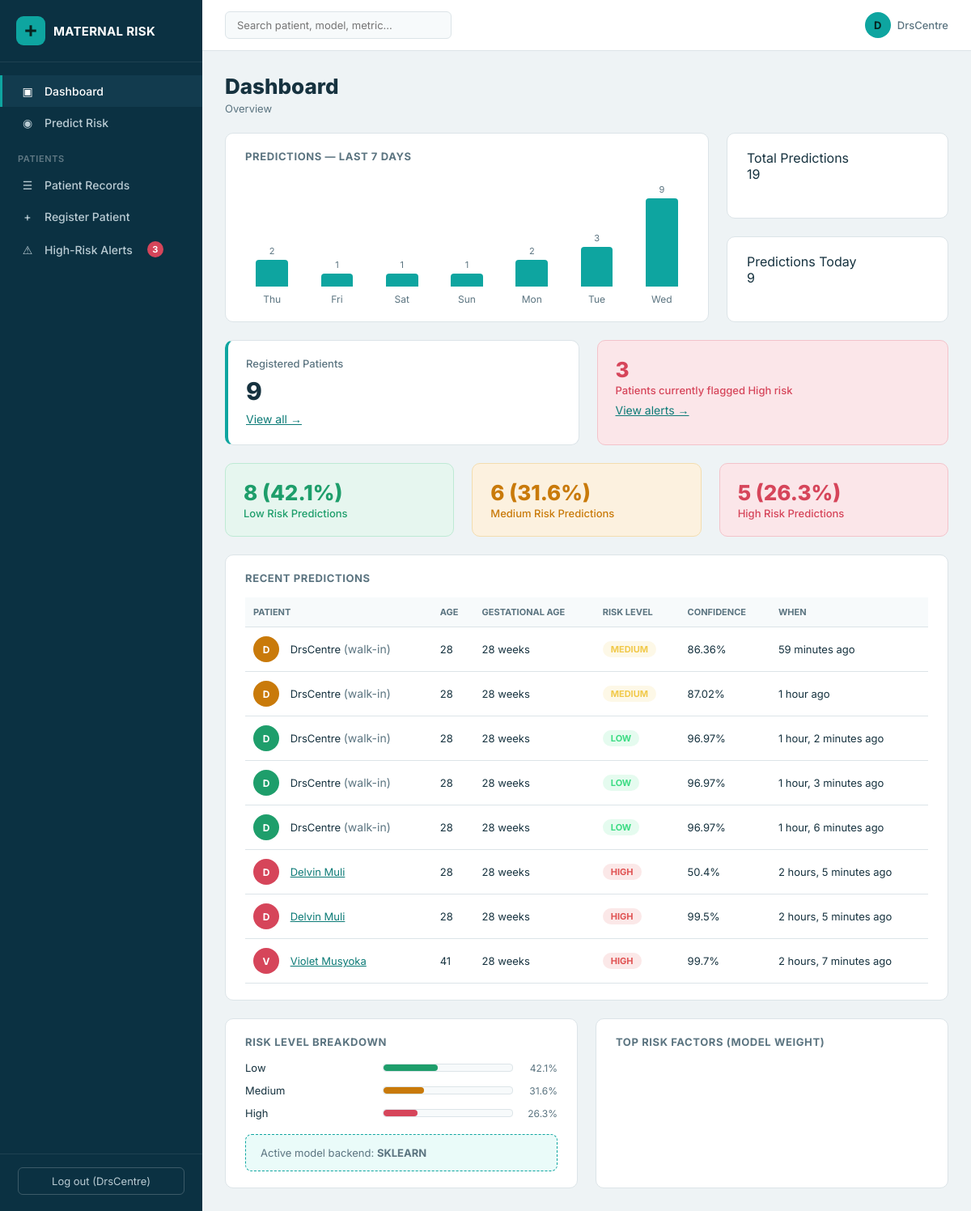
The app's page /dashboard/ (signed in) with its own data.
### risk_app/models.py (models this page shows, shortened)
class PredictionRecord(models.Model):
    RISK_CHOICES = [("Low", "Low"), ("Medium", "Medium"), ("High", "High")]
    created_at = models.DateTimeField(auto_now_add=True)
    user = models.ForeignKey(settings.AUTH_USER_MODEL, null=True, blank=True, on_delete=models.SET_NULL)
    patient = models.ForeignKey(
        Patient, null=True, blank=True, on_delete=models.SET_NULL, related_name="predictions"
    )
    age = models.IntegerField()
    gestational_age_weeks = models.IntegerField()
    eclampsia_severity = models.CharField(max_length=30)
    haemorrhage_severity = models.CharField(max_length=30)
    risk_level = models.CharField(max_length=10, choices=RISK_CHOICES)
    prob_low = models.FloatField()
    prob_medium = models.FloatField()
    prob_high = models.FloatField()
    model_backend = models.CharField(max_length=20, default="sklearn")
    class Meta:
        ordering = ["-created_at"]

class Patient(models.Model):
    patient_id = models.CharField(max_length=20, unique=True, editable=False)
    full_name = models.CharField(max_length=150)
    phone_number = models.CharField(max_length=20, blank=True)
    date_registered = models.DateTimeField(auto_now_add=True)
    registered_by = models.ForeignKey(
        settings.AUTH_USER_MODEL, null=True, blank=True,
        on_delete=models.SET_NULL, related_name="patients_registered",
    )
    class Meta:
        ordering = ["-date_registered"]
    @property
    def latest_prediction(self):
        return self.predictions.order_by("-created_at").first()

### risk_app/views.py (the view)
# urls.py: path("dashboard/", views.dashboard_view, name="dashboard"),
@login_required
def dashboard_view(request):
    records = PredictionRecord.objects.all()
    total = records.count()
    risk_counts = {label: records.filter(risk_level=label).count() for label in ["Low", "Medium", "High"]}
    risk_pcts = {label: round(count / total * 100, 1) if total else 0 for label, count in risk_counts.items()}
    today = timezone.now().date()
    predictions_today = records.filter(created_at__date=today).count()
    day_labels, day_counts = [], []
    for i in range(6, -1, -1):
        day = today - timedelta(days=i)
        day_labels.append(day.strftime("%a"))
        day_counts.append(records.filter(created_at__date=day).count())
    max_day_count = max(day_counts) if max(day_counts, default=0) else 1
    daily_bars = [
        {"label": label, "count": count, "height_pct": round(count / max_day_count * 100) if max_day_count else 0}
        for label, count in zip(day_labels, day_counts)
    ]
    recent = records.select_related("user", "patient")[:8]
    total_patients = Patient.objects.count()
    high_risk_patients = sum(
        1 for pt in Patient.objects.all()
        if pt.latest_prediction and pt.latest_prediction.risk_level == "High"
    )
    context = {
        "model_backend": MODEL_BACKEND,
        "total": total,
        "predictions_today": predictions_today,
        "risk_counts": risk_counts,
        "risk_pcts": risk_pcts,
        "daily_bars": daily_bars,
        "recent": recent,
        "feature_importance": FEATURE_IMPORTANCE_LIST,
        "total_patients": total_patients,
        "high_risk_patients": high_risk_patients,
    }
    return render(request, "risk_app/dashboard.html", context)

### risk_app/context_processors.py (called while the page is built)
def alerts_count(request):
    if not request.user.is_authenticated:
        return {}
    count = 0
    for patient in Patient.objects.all():
        latest = patient.latest_prediction
        if latest and latest.risk_level == "High":
            count += 1
    return {"high_risk_alert_count": count}

### risk_app/templates/risk_app/dashboard.html (shortened to what this page needs)
{% extends "risk_app/base_app.html" %}
{% load static %}
{% block content %}
<h1 class="page-title">Dashboard</h1>
<div class="breadcrumb">Overview</div>
<div class="dash-row">
    <div class="panel dash-col-main">
        <h2>Predictions &mdash; Last 7 Days</h2>
        <div class="bar-chart">
            {% for bar in daily_bars %}
            <div class="bar-col">
                <div class="bar-count">{{ bar.count }}</div>
                <div class="bar-fill" style="height:{{ bar.height_pct }}%;"></div>
                <div class="bar-label">{{ bar.label }}</div>
            </div>
            {% endfor %}
        </div>
    </div>
    <div class="dash-col-side">
        <div class="panel" style="flex:1;">
            <div class="stat-label">Total Predictions</div>
            <div class="stat-value">{{ total }}</div>
        </div>
        <div class="panel" style="flex:1;">
            <div class="stat-label">Predictions Today</div>
            <div class="stat-value">{{ predictions_today }}</div>
        </div>
    </div>
</div>
<div class="dash-row">
    <div class="stat-card">
        <div class="stat-label">Registered Patients</div>
        <div class="stat-value">{{ total_patients }}</div>
        <div class="placeholder" style="margin-top:6px;"><a href="{% url 'risk_app:patients_list' %}">View all &rarr;</a></div>
    </div>
    <div class="side-card high">
        <div class="side-value">{{ high_risk_patients }}</div>
        <div class="side-label">Patients currently flagged High risk</div>
        <div class="placeholder" style="margin-top:6px;"><a href="{% url 'risk_app:alerts' %}">View alerts &rarr;</a></div>
    </div>
</div>
<div class="dash-row">
    <div class="side-card low">
        <div class="side-value">{{ risk_counts.Low }} ({{ risk_pcts.Low }}%)</div>
        <div class="side-label">Low Risk Predictions</div>
    </div>
    <div class="side-card medium">
        <div class="side-value">{{ risk_counts.Medium }} ({{ risk_pcts.Medium }}%)</div>
        <div class="side-label">Medium Risk Predictions</div>
    </div>
    <div class="side-card high">
        <div class="side-value">{{ risk_counts.High }} ({{ risk_pcts.High }}%)</div>
        <div class="side-label">High Risk Predictions</div>
    </div>
</div>
<div class="panel" style="margin-bottom:22px;">
    <h2>Recent Predictions</h2>
    <table class="pred-table">
        <tr>
            <th>Patient</th>
            <th>Age</th>
            <th>Gestational Age</th>
            <th>Risk Level</th>
            <th>Confidence</th>
            <th>When</th>
        </tr>
        {% for rec in recent %}
        <tr>
            <td>
                <span class="pred-avatar" style="background:
                    {% if rec.risk_level == 'Low' %}var(--low)
                    {% elif rec.risk_level == 'Medium' %}var(--medium)
                    {% else %}var(--high){% endif %};">
                    {% if rec.patient %}{{ rec.patient.full_name|slice:":1"|upper }}{% elif rec.user %}{{ rec.user.username|slice:":1"|upper }}{% else %}D{% endif %}
                </span>
                {% if rec.patient %}
                    <a href="{% url 'risk_app:patient_detail' rec.patient.pk %}">{{ rec.patient.full_name }}</a>
                {% elif rec.user %}{{ rec.user.username }} <span class="placeholder">(walk-in)</span>
                {% else %}Demo record{% endif %}
            </td>
            <td>{{ rec.age }}</td>
            <td>{{ rec.gestational_age_weeks }} weeks</td>
            <td>
                <span class="risk-pill" style="background:
                    {% if rec.risk_level == 'Low' %}#3ddc8422; color:#3ddc84
                    {% elif rec.risk_level == 'Medium' %}#f1c94a22; color:#f1c94a
                    {% else %}#e0525222; color:#e05252{% endif %};">
                    {{ rec.risk_level }}
                </span>
            </td>
            <td>
                {% if rec.risk_level == 'Low' %}{{ rec.prob_low }}%
                {% elif rec.risk_level == 'Medium' %}{{ rec.prob_medium }}%
                {% else %}{{ rec.prob_high }}%{% endif %}
            </td>
            <td>{{ rec.created_at|timesince }} ago</td>
        </tr>
        {% empty %}
        <tr><td colspan="6" class="placeholder">No predictions yet &mdash; run one from the Predict page.</td></tr>
        {% endfor %}
    </table>
</div>
<div class="grid">
    <div class="panel" style="flex:1; min-width:320px;">
        <h2>Risk Level Breakdown</h2>
        {% for label, pct in risk_pcts.items %}
        <div class="feature-bar-row">
            <div class="feature-bar-label">{{ label }}</div>
            <div class="feature-bar-track">
                <div class="feature-bar-fill" style="width:{{ pct }}%; background:
                    {% if label == 'Low' %}var(--low)
                    {% elif label == 'Medium' %}var(--medium)
                    {% else %}var(--high){% endif %};"></div>
            </div>
            <div class="feature-bar-pct">{{ pct }}%</div>
        </div>
        {% endfor %}
        <div class="model-note">Active model backend: <strong>{{ model_backend|upper }}</strong></div>
    </div>
    <div class="panel" style="flex:1; min-width:320px;">
        <h2>Top Risk Factors (model weight)</h2>
    </div>
</div>
{% endblock %}

### risk_app/templates/risk_app/base_app.html (shortened to what this page needs)
{% load static %}
<!DOCTYPE html>
<html lang="en">
<head>
    <link rel="stylesheet" href="{% static 'css/style.css' %}">
</head>
<body>
    <div class="app-shell">
        <aside class="sidebar">
            <div class="brand">
                <div class="mark">
                    <svg viewBox="0 0 24 24" fill="currentColor"><path d="M10 3h4v7h7v4h-7v7h-4v-7H3v-4h7V3z"/></svg>
                </div>
                <span>MATERNAL RISK</span>
            </div>
            <nav>
                <a href="{% url 'risk_app:dashboard' %}" class="{% if request.resolver_match.url_name == 'dashboard' %}active{% endif %}">
                    <span class="icon">&#9635;</span> Dashboard
                </a>
                <a href="{% url 'risk_app:predict' %}" class="{% if request.resolver_match.url_name == 'predict' %}active{% endif %}">
                    <span class="icon">&#9673;</span> Predict Risk
                </a>
                <div class="nav-section-label">Patients</div>
                <a href="{% url 'risk_app:patients_list' %}" class="{% if request.resolver_match.url_name == 'patients_list' or request.resolver_match.url_name == 'patient_detail' %}active{% endif %}">
                    <span class="icon">&#9776;</span> Patient Records
                </a>
                <a href="{% url 'risk_app:patient_register' %}" class="{% if request.resolver_match.url_name == 'patient_register' %}active{% endif %}">
                    <span class="icon">+</span> Register Patient
                </a>
                <a href="{% url 'risk_app:alerts' %}" class="{% if request.resolver_match.url_name == 'alerts' %}active{% endif %}">
                    <span class="icon">&#9888;</span> High-Risk Alerts
                    {% if high_risk_alert_count %}<span class="badge-count">{{ high_risk_alert_count }}</span>{% endif %}
                </a>
            </nav>
            <div class="sidebar-footer">
                {% if user.is_authenticated %}
                <form method="post" action="{% url 'logout' %}">
                    <button type="submit">Log out ({{ user.username }})</button>
                </form>
                {% endif %}
            </div>
        </aside>
        <div class="main">
            <div class="topbar">
                <input class="search" type="text" placeholder="Search patient, model, metric...">
                <div class="topbar-right">
                    <div class="user-chip">
                        <div class="avatar">{{ user.username|slice:":1"|upper }}</div>
                        {{ user.username }}
                    </div>
                </div>
            </div>
            <div class="content">
                {% block content %}{% endblock %}
            </div>
        </div>
    </div>
</body>
</html>

### records on screen
PredictionRecord: user.username "D", user.username "DrsCentre", age "28", gestational_age_weeks "28", risk_level "MEDIUM", prob_medium "86.36", created_at "59 minutes"
PredictionRecord: user.username "D", user.username "DrsCentre", age "28", gestational_age_weeks "28", risk_level "MEDIUM", prob_medium "87.02", created_at "1 hour"
PredictionRecord: user.username "D", user.username "DrsCentre", age "28", gestational_age_weeks "28", risk_level "LOW", prob_low "96.97", created_at "1 hour, 2 minutes"
PredictionRecord: user.username "D", user.username "DrsCentre", age "28", gestational_age_weeks "28", risk_level "LOW", prob_low "96.97", created_at "1 hour, 3 minutes"
PredictionRecord: user.username "D", user.username "DrsCentre", age "28", gestational_age_weeks "28", risk_level "LOW", prob_low "96.97", created_at "1 hour, 6 minutes"
PredictionRecord: patient.full_name "D", patient.full_name "Delvin Muli", age "28", gestational_age_weeks "28", risk_level "HIGH", prob_high "50.4", created_at "2 hours, 5 minutes"
PredictionRecord: patient.full_name "D", patient.full_name "Delvin Muli", age "28", gestational_age_weeks "28", risk_level "HIGH", prob_high "99.5", created_at "2 hours, 5 minutes"
PredictionRecord: patient.full_name "V", patient.full_name "Violet Musyoka", age "41", gestational_age_weeks "28", risk_level "HIGH", prob_high "99.7", created_at "2 hours, 7 minutes"

### other values on screen
{{ high_risk_alert_count }} "3"
{{ user.username }} "DrsCentre"
{{ user.username|slice:":1"|upper }} "D"
{{ bar.count }} "2" "1" "1" "1" "2" "3" "9"
{{ bar.label }} "Thu" "Fri" "Sat" "Sun" "Mon" "Tue" "Wed"
{{ total }} "19"
{{ predictions_today }} "9"
{{ total_patients }} "9"
{{ high_risk_patients }} "3"
{{ risk_counts.Low }} "8"
{{ risk_pcts.Low }} "42.1"
{{ risk_counts.Medium }} "6"
{{ risk_pcts.Medium }} "31.6"
{{ risk_counts.High }} "5"
{{ risk_pcts.High }} "26.3"
